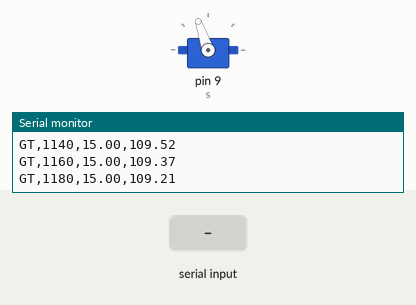
This sketch was run on a simulated Arduino Uno, built with avr-gcc and run on an emulated ATmega328P. Shown: servo, the last lines printed to the serial monitor. The test bench sets the inputs (shaded band).

Above: at 1.2 s.
1.3 s: "1,90\n" received over Serial
2.9 s: "30,150\n" received over Serial
At 4.01 s:
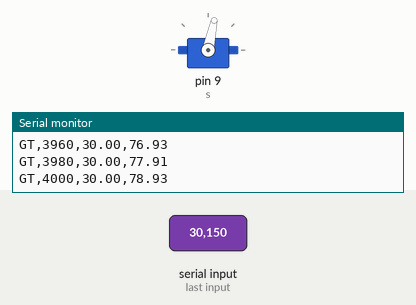
5.9 s: ".\n" received over Serial
At 6.4 s:
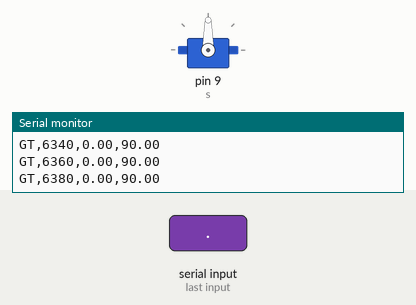
Timing chart, 0 to 8.9 s (numbered marks = the images above; inputs shaded):
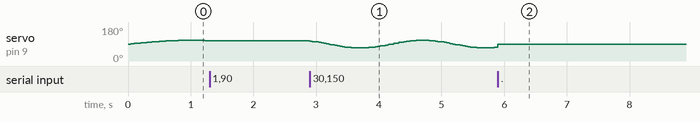

The sketch:

phantom.ino
```cpp
// Gloog breathing phantom — servo moves a foil-covered board in a sine wave.
// Works on Arduino Uno/Nano (Servo.h). Servo signal -> D9.
// Power servo from a SEPARATE 5V supply (not the board's 5V pin), common GND.
//
// Serial (115200), one command per line:
//   15        -> 15 breaths per minute (0 = stop, max 60)
//   a25       -> amplitude 25 degrees (5..45, bigger = deeper "breath")
//   q         -> quiet: stop printing the ground-truth log
//
// Ground-truth log (for the paper): "GT,millis,bpm,angle" at 50 Hz.
//
// v2 fixes: a stray newline no longer stops the phantom (old parseFloat returned 0),
// and changing the rate no longer makes the servo jump (phase is accumulated).

#include <Servo.h>

Servo s;
float bpm = 15.0;          // default breathing rate
int   amp = 20;            // +/- degrees
const int CENTER = 90;     // servo center angle
float phase = 0;           // radians, accumulated so rate changes are smooth
unsigned long lastMs;
bool  logOn = true;
char  line[16];
uint8_t len = 0;

void handle(const char* cmd) {
  if (cmd[0] == 'q') { logOn = !logOn; return; }
  if (cmd[0] == 'a') {
    int a = atoi(cmd + 1);
    if (a >= 5 && a <= 45) { amp = a; Serial.print("amp="); Serial.println(amp); }
    return;
  }
  if ((cmd[0] >= '0' && cmd[0] <= '9') || cmd[0] == '.') {
    float v = atof(cmd);
    if (v >= 0 && v <= 60) { bpm = v; Serial.print("bpm="); Serial.println(bpm); }
  }
}

void setup() {
  Serial.begin(115200);
  s.attach(9);
  s.write(CENTER);
  lastMs = millis();
  Serial.println("phantom ready - send bpm (0 = stop), aNN = amplitude, q = log on/off");
}

void loop() {
  while (Serial.available()) {              // line-based input: ignores empty lines
    char c = Serial.read();
    if (c == '\n' || c == '\r') {
      if (len) { line[len] = 0; handle(line); len = 0; }
    } else if (len < sizeof(line) - 1) {
      line[len++] = c;
    }
  }

  unsigned long now = millis();
  if (now - lastMs < 20) return;            // 50 Hz
  float dt = (now - lastMs) / 1000.0;
  lastMs = now;

  phase += 2.0 * PI * (bpm / 60.0) * dt;
  if (phase > 2.0 * PI) phase -= 2.0 * PI;
  float angle = bpm > 0 ? CENTER + amp * sin(phase) : CENTER;
  s.write((int)angle);

  if (logOn) {
    Serial.print("GT,"); Serial.print(now); Serial.print(','); Serial.print(bpm); Serial.print(','); Serial.println(angle);
  }
}
```
